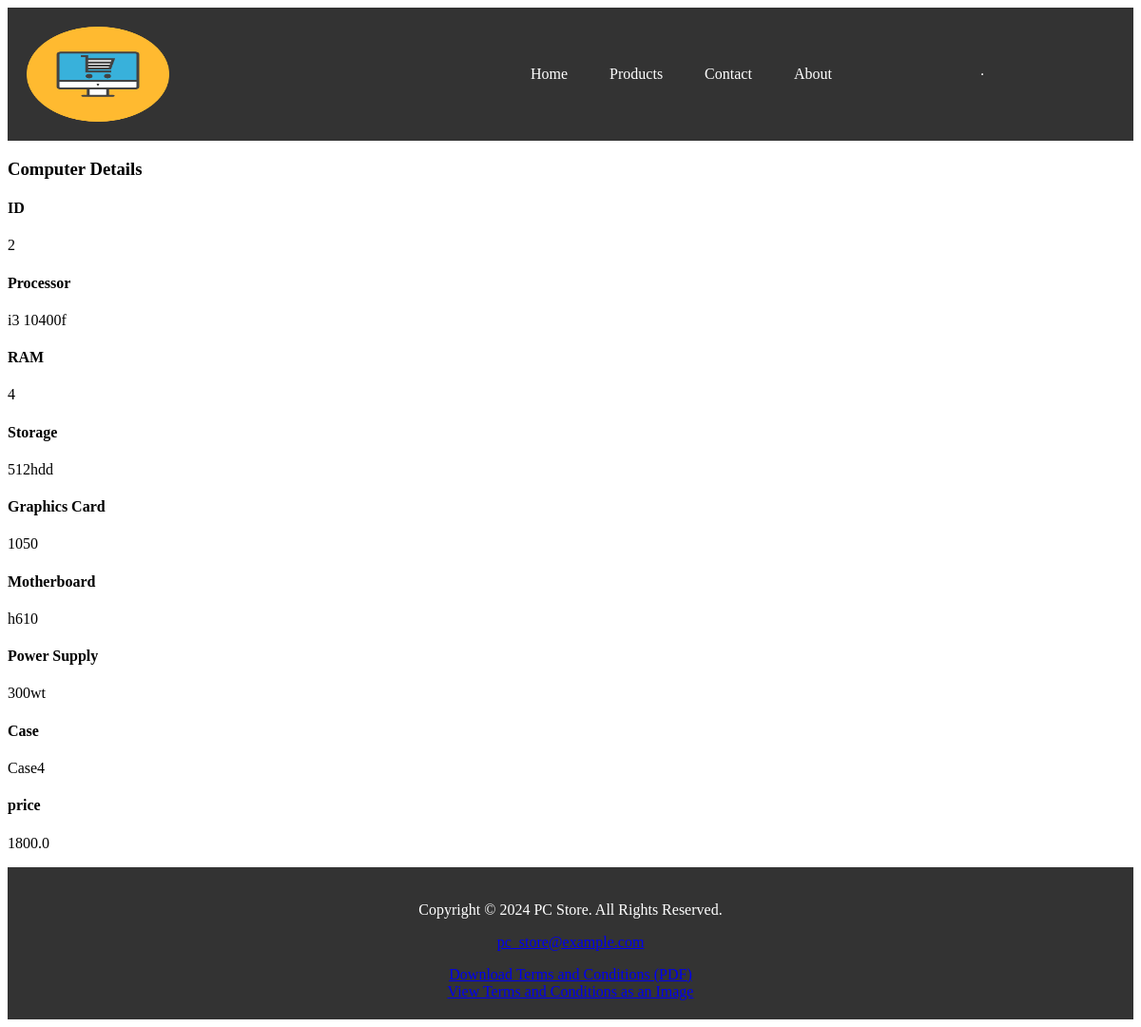
The page /book/2 on the database its author committed.
### apps/bookmodule/models.py (models this page shows)
class PCS(models.Model):
    id = models.BigAutoField(auto_created=True, primary_key=True, serialize=False, verbose_name='ID')
    Processor = models.CharField(max_length = 50)
    RAM = models.CharField(max_length = 50)
    Storage = models.CharField(max_length = 50)
    graphics_card = models.CharField(max_length = 50)
    Motherboard	 = models.CharField(max_length = 50)
    Power_Supply = models.CharField(max_length = 50)
    Case = models.CharField(max_length = 50)
    price = models.FloatField(default = 0.0)

### apps/bookmodule/views.py (the view)
# urls.py: path('book/<int:bId>', views.book,name='book'),
def book(request, bId):
    obj = PCS.objects.get(id = bId)
    return render(request, 'bookmodule/book.html', {"obj":obj})

### apps/templates/bookmodule/book.html (shortened to what this page needs)
{% extends "layouts/base_book.html" %}
{% block content %}
<h3>Computer Details</h3>
 <h4>ID</h4>
<p>{{obj.id}}</p>
<h4>Processor</h4>
<p>{{obj.Processor}}</p>
<h4>RAM</h4>
<p>{{obj.RAM}}</p>
<h4>Storage</h4>
<p>{{obj.Storage}}</p>
<h4>Graphics Card</h4>
<p>{{obj.graphics_card}}</p>
<h4>Motherboard</h4>
<p>{{obj.Motherboard}}</p>
<h4>Power Supply</h4>
<p>{{obj.Power_Supply}}</p>
<h4>Case</h4>
<p>{{obj.Case}}</p>
<h4>price</h4>
<p>{{obj.price}}</p>
{% endblock %}

### rows shown on the page
PCS: id "2", Processor "i3 10400f", RAM "4", Storage "512hdd", graphics_card "1050", Motherboard "h610", Power_Supply "300wt", Case "Case4", price "1800.0"
